Frame 1 (no input): blank canvas, image omitted
Frame 60 (no input): blank canvas, image omitted
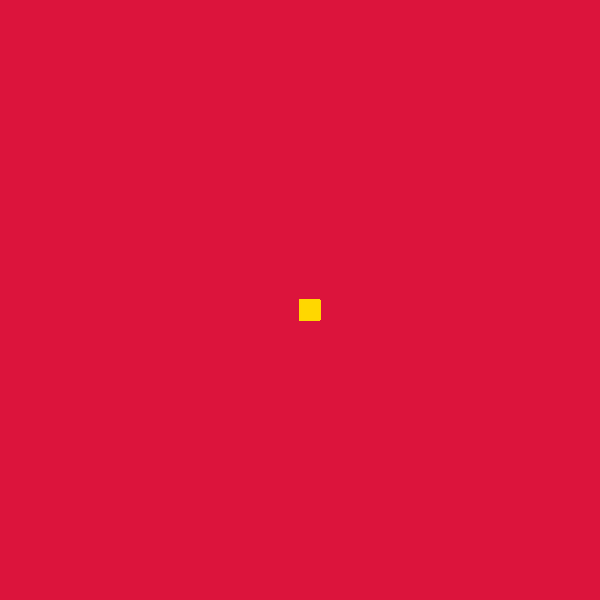
Frame 120 (the mouse pressed at the canvas centre since frame 60)

The p5.js sketch whose frames 1 and 60 were blank and that drew this single picture after the mouse press (run headless with seeded random() and noise() and a simulated clock; from frame 60 on, the mouse is pressed at the canvas centre):

// p5.js sketch
// ── sketch.js
function setup() {
    createCanvas(600, 600);
    background("crimson");
  }
  
  function draw() {
    fill("gold");
    stroke("gold");
    if(mouseIsPressed){
    rect(mouseX, mouseY, 20, 20);
    
    
  }
  }
